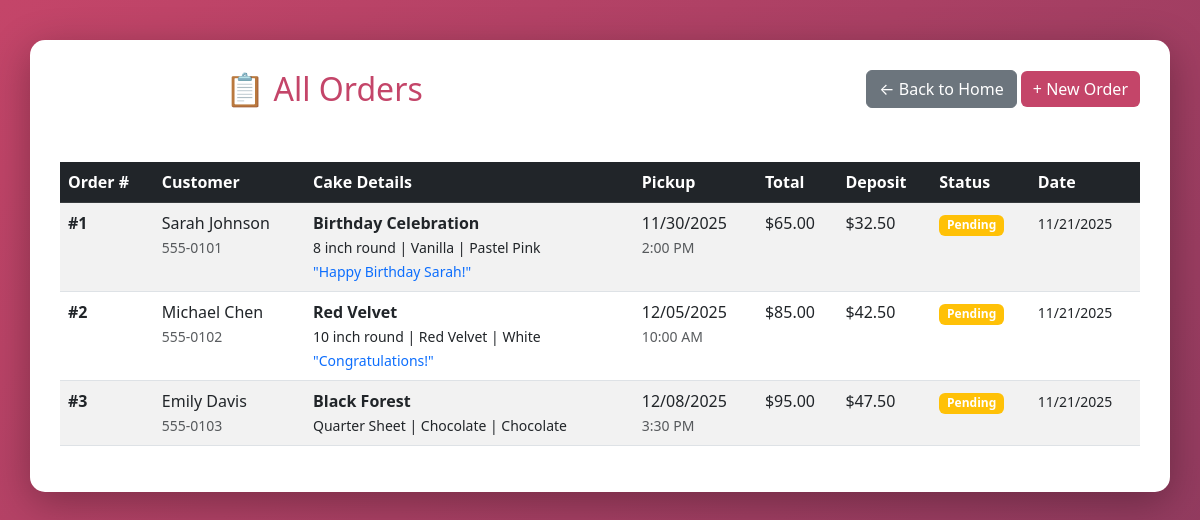
The page /view_orders.php on the database its author committed.
### tables this page shows
CREATE TABLE IF NOT EXISTS orders (
    id INT AUTO_INCREMENT PRIMARY KEY,
    
     
    customer_name VARCHAR(150) NOT NULL,
    customer_email VARCHAR(255),
    customer_phone VARCHAR(20) NOT NULL,
    
     
    pickup_date DATE NOT NULL,
    pickup_time TIME NOT NULL,
    
     
    cake_type VARCHAR(100) NOT NULL,
    size VARCHAR(50) NOT NULL,
    flavor VARCHAR(100) NOT NULL,
    filling VARCHAR(100),
    icing_flavor VARCHAR(100) NOT NULL,
    icing_color VARCHAR(50) NOT NULL,
    writing_text VARCHAR(255),
    decorations TEXT,
    
     
    total_amount DECIMAL(10,2) NOT NULL,
    deposit_amount DECIMAL(10,2) DEFAULT 0,
    balance_due DECIMAL(10,2) AS (total_amount - deposit_amount) STORED,
    
     
    status ENUM('pending', 'in_progress', 'ready', 'completed', 'cancelled') DEFAULT 'pending',
    special_instructions TEXT,
    
     
    created_at TIMESTAMP DEFAULT CURRENT_TIMESTAMP,
    updated_at TIMESTAMP DEFAULT CURRENT_TIMESTAMP ON UPDATE CURRENT_TIMESTAMP
);

### db.php (called while the page is built, shortened)
<?php
function format_money($amount) {
    return '$' . number_format($amount, 2);
}
function format_date($date) {
    return date('m/d/Y', strtotime($date));
}
?>

### view_orders.php (the view, shortened to what this page needs)
<?php
include 'db.php';
$query = "SELECT * FROM orders ORDER BY created_at DESC";
$result = mysqli_query($conn, $query);
?>
<!DOCTYPE html>
<html lang="en">
<head>
    <link href="https://cdn.jsdelivr.net/npm/bootstrap@5.3.0/dist/css/bootstrap.min.css" rel="stylesheet">
</head>
<body>
    <div class="container">
        <div class="row mb-4">
            <div class="col-md-6">
                <h2>📋 All Orders</h2>
            </div>
            <div class="col-md-6 text-end">
                <a href="index.php" class="btn btn-secondary">← Back to Home</a>
                <a href="order_form.php" class="btn btn-custom">+ New Order</a>
            </div>
        </div>
        <?php if (mysqli_num_rows($result) == 0): ?>
            <div class="alert alert-info text-center">
                No orders yet. <a href="order_form.php">Create your first order!</a>
            </div>
        <?php else: ?>
            <div class="table-responsive">
                <table class="table table-striped table-hover">
                    <thead class="table-dark">
                        <tr>
                            <th>Order #</th>
                            <th>Customer</th>
                            <th>Cake Details</th>
                            <th>Pickup</th>
                            <th>Total</th>
                            <th>Deposit</th>
                            <th>Status</th>
                            <th>Date</th>
                        </tr>
                    </thead>
                    <tbody>
                        <?php while ($order = mysqli_fetch_assoc($result)): ?>
                            <tr>
                                <td><strong>#<?php echo $order['id']; ?></strong></td>
                                <td>
                                    <?php echo htmlspecialchars($order['customer_name']); ?><br>
                                    <small class="text-muted"><?php echo htmlspecialchars($order['customer_phone']); ?></small>
                                </td>
                                <td>
                                    <strong><?php echo htmlspecialchars($order['cake_type']); ?></strong><br>
                                    <small>
                                        <?php echo htmlspecialchars($order['size']); ?> |
                                        <?php echo htmlspecialchars($order['flavor']); ?> |
                                        <?php echo htmlspecialchars($order['icing_color']); ?>
                                    </small>
                                    <?php if ($order['writing_text']): ?>
                                        <br><small class="text-primary">"<?php echo htmlspecialchars($order['writing_text']); ?>"</small>
                                    <?php endif; ?>
                                </td>
                                <td>
                                    <?php echo format_date($order['pickup_date']); ?><br>
                                    <small class="text-muted"><?php echo date('g:i A', strtotime($order['pickup_time'])); ?></small>
                                </td>
                                <td><?php echo format_money($order['total_amount']); ?></td>
                                <td><?php echo format_money($order['deposit_amount']); ?></td>
                                <td>
                                    <span class="badge badge-<?php echo $order['status']; ?>">
                                        <?php echo ucfirst($order['status']); ?>
                                    </span>
                                </td>
                                <td>
                                    <small><?php echo format_date($order['created_at']); ?></small>
                                </td>
                            </tr>
                        <?php endwhile; ?>
                    </tbody>
                </table>
            </div>
        <?php endif; ?>
    </div>
</body>
</html>

### view_orders.php (style rules this page uses)
body { background: linear-gradient(135deg, #C44569 0%, #8B3A5E 100%); min-height: 100vh; padding: 20px; }
.container { background: white; border-radius: 15px; padding: 30px; margin-top: 20px; box-shadow: 0 10px 40px rgba(0,0,0,0.3); }
h2 { color: #C44569; text-align: center; margin-bottom: 30px; }
.btn-custom { background-color: #C44569; border: none; color: white; }
.badge-pending { background-color: #ffc107; }

### rows shown on the page
orders: id "1", customer_name "Sarah Johnson", customer_phone "555-0101", cake_type "Birthday Celebration", size "8 inch round", flavor "Vanilla", icing_color "Pastel Pink", writing_text "Happy Birthday Sarah!", pickup_date "11/30/2025", pickup_time "2:00 PM", total_amount "$65.00", deposit_amount "$32.50", status "Pending", created_at "11/21/2025"
orders: id "2", customer_name "Michael Chen", customer_phone "555-0102", cake_type "Red Velvet", size "10 inch round", flavor "Red Velvet", icing_color "White", writing_text "Congratulations!", pickup_date "12/05/2025", pickup_time "10:00 AM", total_amount "$85.00", deposit_amount "$42.50", status "Pending", created_at "11/21/2025"
orders: id "3", customer_name "Emily Davis", customer_phone "555-0103", cake_type "Black Forest", size "Quarter Sheet", flavor "Chocolate", icing_color "Chocolate", pickup_date "12/08/2025", pickup_time "3:30 PM", total_amount "$95.00", deposit_amount "$47.50", status "Pending", created_at "11/21/2025"
